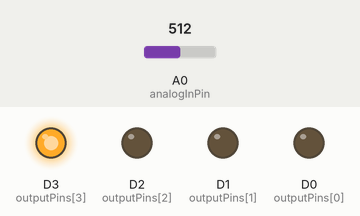
Recording of a sketch running on a simulated ESP8266 (NodeMCU). Parts: output pins drawn as LEDs (lit = HIGH). Inputs (shaded band) come from the test bench; at power-on: A0 (analogInPin) = 512.

Above: at 1.3 s.
1.4 s: A0 (analogInPin) set to 570
2.9 s: A0 (analogInPin) set to 595
At 3.3 s:
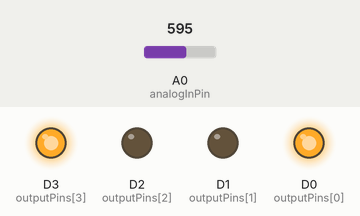
4.5 s: A0 (analogInPin) set to 511
At 5.7 s:
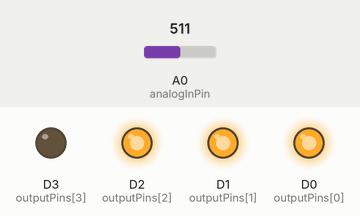
6.0 s: A0 (analogInPin) set to 455
7.5 s: A0 (analogInPin) set to 427
At 8.0 s:
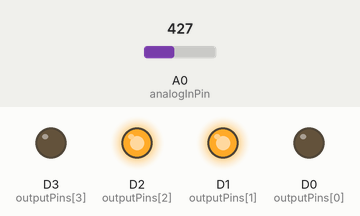
Timing chart, 0 to 10.0 s (numbered marks = the images above; inputs shaded):
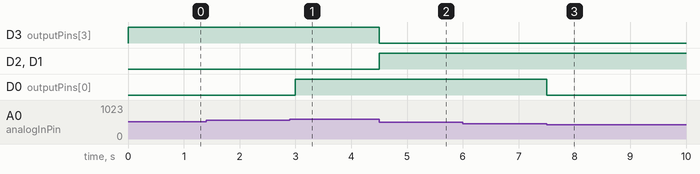

Measured:
- the behaviour switches between 579 and 580 on A0 (analogInPin) (found by bisection; images 0 and 1)
- the behaviour switches between 444 and 443 on A0 (analogInPin) (found by bisection; images 2 and 3)
- after the input at 1.4 s, every drawn part: stays the same
- after the input at 2.9 s, D0 (outputPins[0]): LOW → HIGH after 0.10 s
- after the input at 4.5 s, D3 (outputPins[3]): HIGH → LOW at once; D2 (outputPins[2]), D1 (outputPins[1]): LOW → HIGH at once
- after the input at 6.0 s, every drawn part: stays the same
- after the input at 7.5 s, D0 (outputPins[0]): HIGH → LOW at once

The sketch:

ADC_for_Rpi.ino
```cpp
const int analogInPin = A0;  // ESP8266 Analog Pin ADC0 = A0
const int outputPins[] ={D0,D1,D2,D3};

int sensorValue = 0;  // lectura del potenciómetro
int outputValue = 0;  // value to output to a PWM pin
void setup() {
  // inicializa serial a 115200 bd
  Serial.begin(115200);
  for(int i=0;i<4;i++){
    pinMode(outputPins[i], OUTPUT);
  }
}

void loop() {
  // lee el valor del potenciómetro
  sensorValue = analogRead(analogInPin);

  // mapea a la salida de bits
  outputValue = map(sensorValue, 0, 1023, 0, 15);

  // imprime en el monitor serial
  //  Serial.print("sensor = ");
  //  Serial.print(sensorValue);
  //Serial.print("\t output = ");
  //Serial.println(outputValue);
  //Serial.print(bitRead(outputValue,3));
  //Serial.print(bitRead(outputValue,2));
  //Serial.print(bitRead(outputValue,1));
  //Serial.println(bitRead(outputValue,0));

  //envía la lectura a través de los 4 pins
  for(int i=0;i<4;i++){
    if(bitRead(outputValue,i)){
      digitalWrite(outputPins[i],HIGH);
    }else{
      digitalWrite(outputPins[i],LOW);
    }
  }

  delay(500);
}
```
